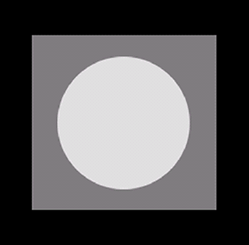
%> input picture CSE_LAB_4TH/401/401_LAB/19.Noise Model/help/ME_NOise/main.bmp, 249 x 245 px
$ octave Erlang.m   (GNU Octave 9; MATLAB toolbox functions it lacks are replaced by stand-ins)
%> lines starting %> are read from the running program, lines starting %| are printed output that depends on the picture
clc;
close all;
clear all;

main = imread('main.bmp');
%> main is the input picture: size 245x249x3 uint8; mean R, G, B 89.4, 88.2, 89.4
Input_img=rgb2gray(main);
Input_img = double(Input_img);
%> Input_img: size 245x249 double

[M N]=size(Input_img);
%> M = 245; N = 249

a=5;
b=10;
Noise=gamrnd(a,b,M,N);


%Noise=(b-a)*rand(M,N);
Deg_Image = I+Noise;


subplot(3,2,1);
imshow(uint8(Input_img));
title('main image');

subplot(3,2,2);
hist(Input_img);
title('Histogram of main image');

subplot(3,2,3);
imshow(Noise);
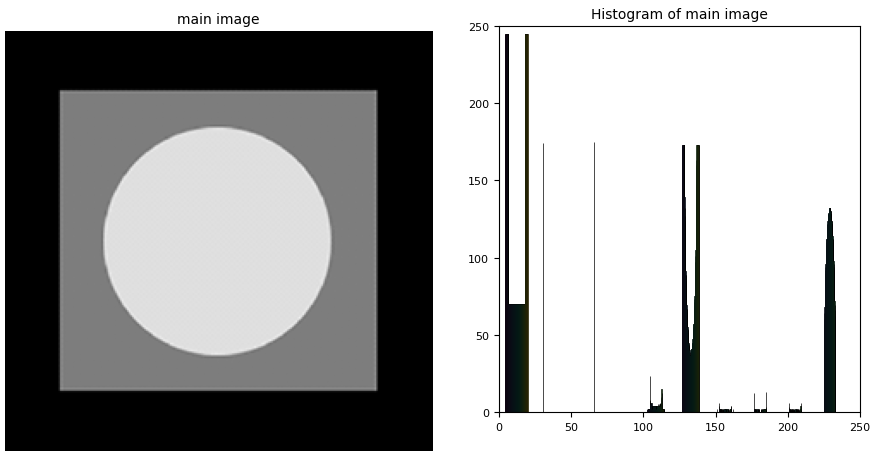
%> figure redrawn from the program's plot data, 3 panels
imshow(uint8(Noise));
title('Noise image');


subplot(3,2,4);
hist(Noise);
title('Histogram of Noise image');


subplot(3,2,5);
imshow(uint8(Deg_Image));
%> (this line was passed over: imshow is not available in this run)
title('Degraded image');


subplot(3,2,6);
hist(Deg_Image);
%> (this line was passed over: hist is not available in this run)
title('Histogram of Degraded image');
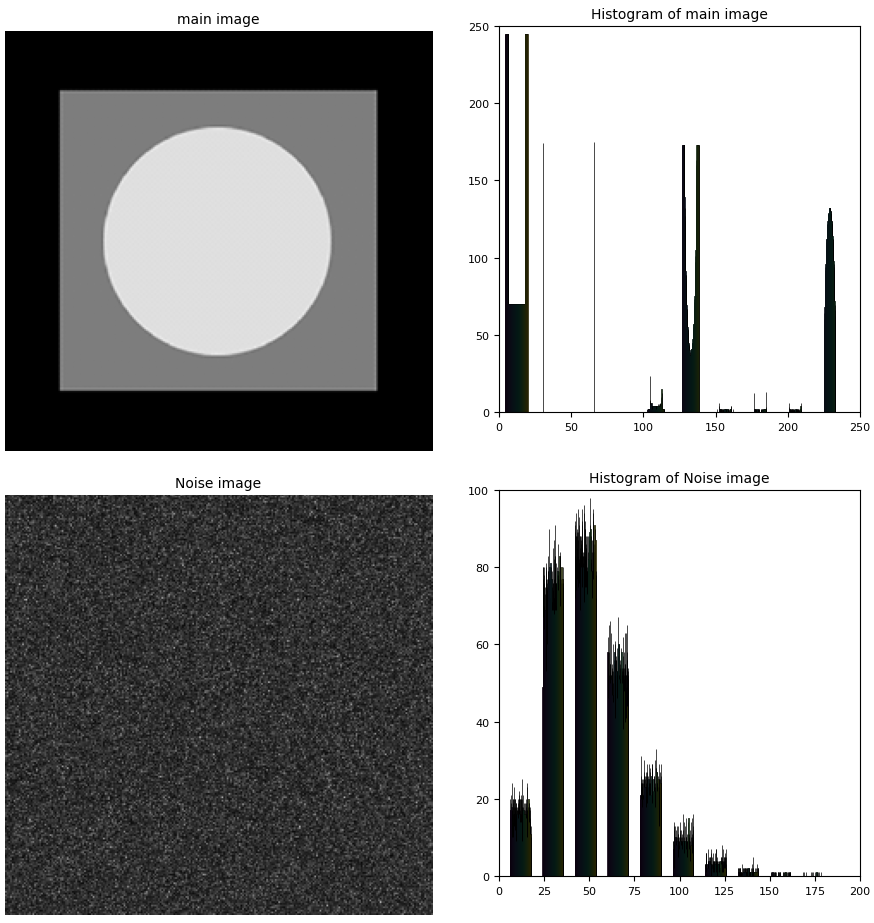
%> figure redrawn from the program's plot data, 4 panels


%imnoise
